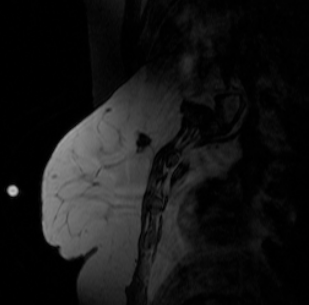
//> input picture Manipulação de Histogramas/Transformação linear/Negativo/hue.png, 309 x 305 px
$ ./main   (built with g++ and OpenCV 4)
//> lines starting //> are read from the running program, lines starting //| are printed output that depends on the picture

#include "opencv2/highgui.hpp"
#include "opencv2/imgcodecs.hpp"
#include "opencv2/imgproc.hpp"
#include <algorithm>
#include <iostream>

using namespace std;
using namespace cv;

long double *transformacaolinear(long double I1, long double I2, long double k1, long double k2)
{
  long double *transf = new long double[256];
  //k1 e k2 os 2 intervalos de cinza normalizados

  k1 = k1 / 255;
  k2 = k2 / 255;

  for (int i = 0; i < 256; i++)
  {
    if (i < I1)
    {
      transf[i] = k1;
    }
    else if (i < I2 && i >= I1)
    {
      transf[i] = ((((k2 - k1) / (I2 - I1)) * (i - I1)) + k1);
    }
    else if (i >= I2)
    {
      transf[i] = k2;
    }
  }
  return transf;
}

int main(int argc, char **argv)
{
  Mat src;

  //lendo o arquivo
  src = imread("hue.png", 1);
//> src is the input picture: 305 rows x 309 cols, CV_8UC3; mean B, G, R 21.3, 21.3, 21.3

  if (src.empty())
  {
    return -1;
  }

  cv::cvtColor(src, src, CV_BGR2GRAY);
//> src: 305 rows x 309 cols, CV_8UC1

  namedWindow("Imagem 1", WINDOW_NORMAL);
	moveWindow("Imagem 1", 0,0);
  imshow("Imagem 1", src);

  //histograma normal---------------------------------------------------------------------------------------------------
  //criando e preenchendo com bins com 0
  long double bin1[256];
  fill_n(bin1, 256, 0);

  //Histograma normal
  for (int i = 0; i < src.rows * src.cols; i++)
  {
    bin1[(uint32_t)src.data[i]] += 1;
  }
//> after the loop, bin1 = 256 values, max 18255 at index 0, min 0 at index 159, mean 368.1

  int maior = (*max_element(bin1, bin1 + 256));
//> maior = 18255

  //normalizando os bins
  for (int i = 0; i < 256; i++)
  {
    bin1[i] = bin1[i] / maior;
  }
//> after the loop, bin1 = 256 values, max 1 at index 0, min 0 at index 159, mean 0.0202

    Mat plot1 = Mat::zeros(255, 255, CV_8UC3);

  for (int i = 0; i < 255; i++)
  {
    line(plot1, Point(i, 255.00 * (1 - bin1[i])), Point(i + 1, 255.00 * (1 - bin1[i + 1])), Scalar(0, 0, 255), 2, 8, 0);
  }
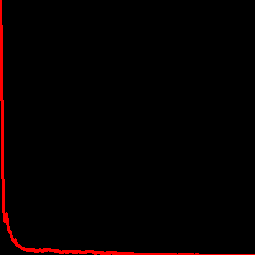
//> plot1: 255 rows x 255 cols, CV_8UC3; mean B, G, R 0, 0, 5.3

  namedWindow("Imagem 1 Histograma", WINDOW_NORMAL);
	moveWindow("Imagem 1 Histograma", 0,400);
  imshow("Imagem 1 Histograma", plot1);

  //transformacao linear--------------------------------------------------------------------------------------
  //negativo------------------------------------------------------------------------------------------------------
  long double *negativo=transformacaolinear(0,255,255,0);
  Mat Imgneg=src;
  for (int i = 0; i <Imgneg.rows * Imgneg.cols; i++)
  {
    Imgneg.data[i] = negativo[(int32_t)Imgneg.data[i]]*255;
  }
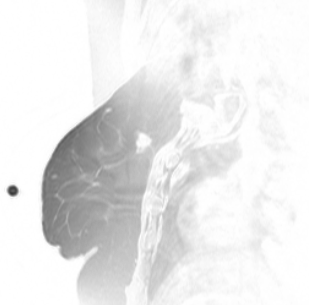
//> Imgneg: 305 rows x 309 cols, CV_8UC1; min 57, max 255, mean 233.5

  namedWindow("Imagem 1 Transformacao Linear (negativo)", WINDOW_NORMAL);
	moveWindow("Imagem 1 Transformacao Linear (negativo)", 600,0);
  imshow("Imagem 1 Transformacao Linear (negativo)", Imgneg);

  //criando e preenchendo com bins com 0
  long double binneg[256];
  fill_n(binneg, 256, 0);

  //Histograma imagem negativo
  for (int i = 0; i < Imgneg.rows * Imgneg.cols; i++)
  {
    binneg[(uint32_t)Imgneg.data[i]] += 1;
  }
//> after the loop, binneg = 256 values, max 18255 at index 255, min 0 at index 0, mean 368.1

  maior = (*max_element(binneg, binneg + 256));

  //normalizando os bin
  for (int i = 0; i < 256; i++)
  {
    binneg[i] = binneg[i] / maior;
  }
//> after the loop, binneg = 256 values, max 1 at index 255, min 0 at index 0, mean 0.0202

  //gerando o histograma
  Mat plot3 = Mat::zeros(255, 255, CV_8UC3);

  for (int i = 0; i < 255; i++)
  {
    line(plot3, Point(i, 255.00 * (1 - binneg[i])), Point(i + 1, 255.00 * (1 - binneg[i + 1])), Scalar(0, 0, 255), 2, 8, 0);
  }
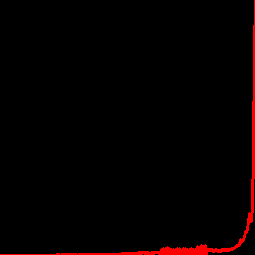
//> plot3: 255 rows x 255 cols, CV_8UC3; mean B, G, R 0, 0, 5.7


  namedWindow("Histograma transformacao linear (Negativo)", WINDOW_NORMAL);
	moveWindow("Histograma transformacao linear (Negativo)", 600,400);
  imshow("Histograma transformacao linear (Negativo)", plot3);


  waitKey(0);
  return 0;
}
